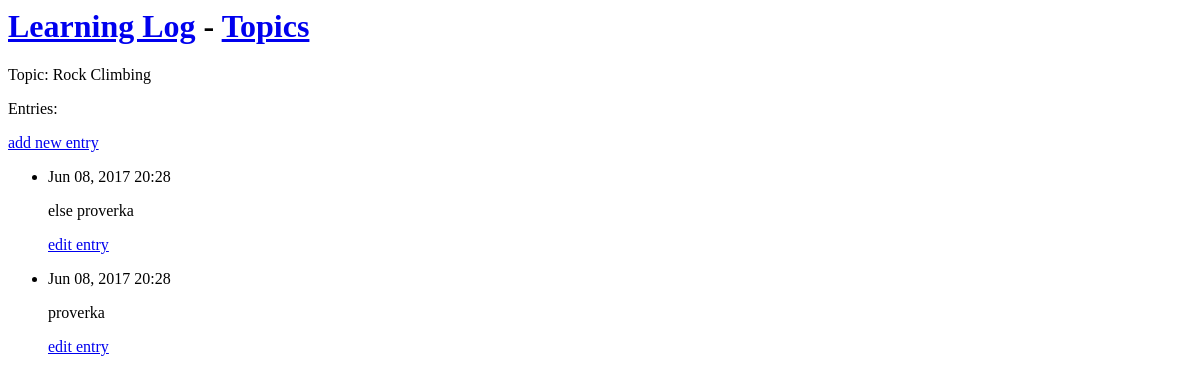
Before: /topics/3/ with the older database file.
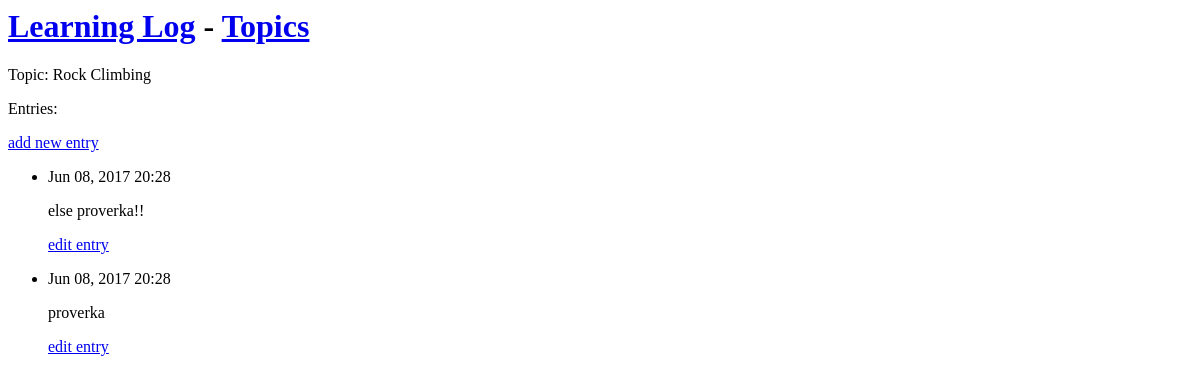
After: the same page with the newer database file.
### learning_logs/models.py (models this page shows, shortened)
class Entry(models.Model):
    topic = models.ForeignKey(Topic)
    text = models.TextField()
    date_added = models.DateTimeField(auto_now_add=True)
    class Meta:
        verbose_name_plural = 'entries'

### learning_logs/views.py (the view)
# urls.py: url(r'^topics/(?P<topic_id>\d+)/$', views.topic, name='topic'),
def topic(request, topic_id):
    topic = Topic.objects.get(id=topic_id)
    entries = topic.entry_set.order_by('-date_added')
    context = {'topic': topic, 'entries': entries}
    return render(request, 'learning_logs/topic.html', context)

### learning_logs/models.py (called while the page is built)
    def __str__(self):
        return self.text

### learning_logs/templates/learning_logs/topic.html
{% extends 'learning_logs/base.html' %}
{% block content %}
  <p>Topic: {{ topic }}</p>
  <p>Entries:</p>
  <p>
    <a href="{% url 'learning_logs:new_entry' topic.id %}">add new entry</a>
  </p>
  <ul>
  {% for entry in entries %}
    <li>
      <p>{{ entry.date_added|date:'M d, Y H:i' }}</p>
      <p>{{ entry.text|linebreaks }}</p>
      <p>
		  <a href="{% url 'learning_logs:edit_entry' entry.id %}">edit entry</a>
      </p>
    </li>
  {% empty %}
    <li>
      There are no entries for this topic yet.
    </li>
  {% endfor %}
  </ul>
{% endblock content %}

Changed rows visible on the page:
changed Entry: text "else proverka" → "else proverka!!"
